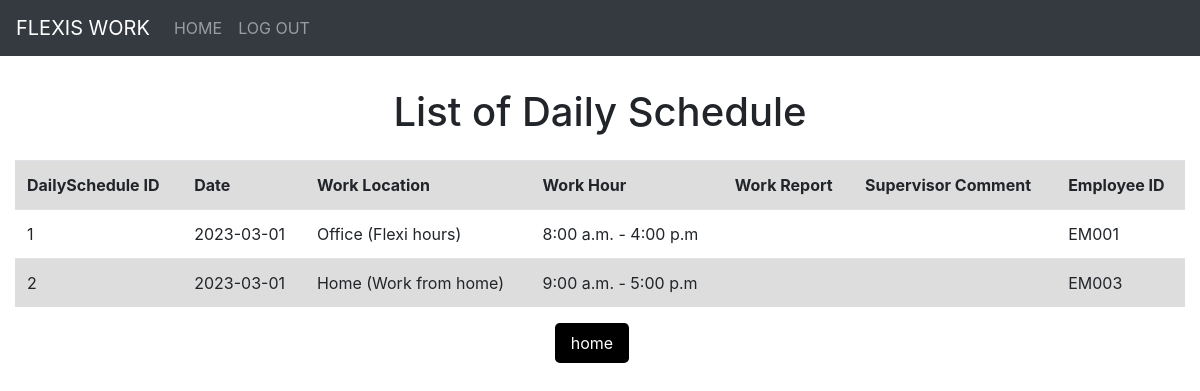
/reviewDailySchedulePage.php, run on an earlier commit of the app's database.
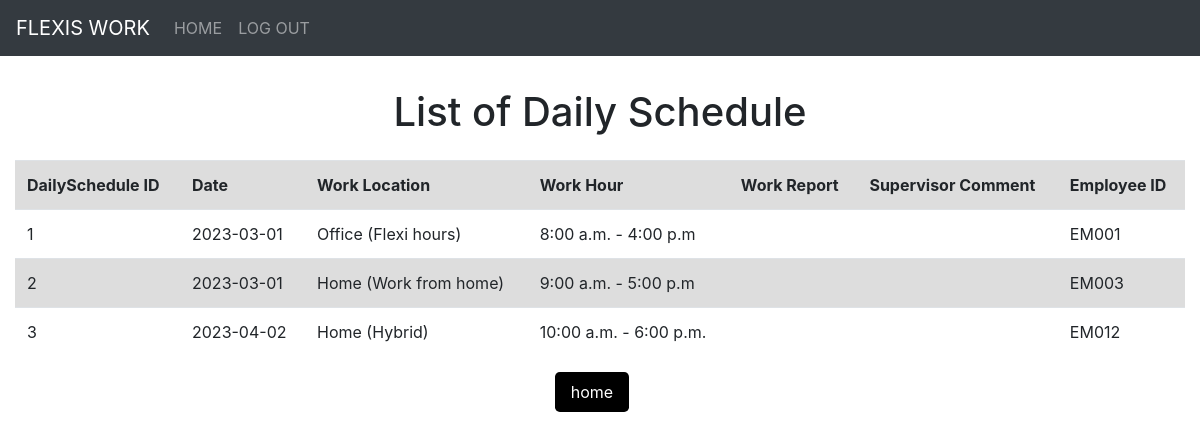
And on a later commit of the database.
### tables this page shows
CREATE TABLE `dailyschedule` (
  `dsId` int(11) NOT NULL,
  `date` date NOT NULL DEFAULT current_timestamp(),
  `workLocation` varchar(30) NOT NULL,
  `workHours` varchar(40) NOT NULL,
  `workReport` varchar(225) NOT NULL,
  `supervisorComments` varchar(225) DEFAULT NULL,
  `employeeID` varchar(5) NOT NULL
);

### reviewDailySchedulePage.php (the view, shortened to what this page needs)
<!DOCTYPE html>
<html>
<?php include 'Component/head.php'; ?>
<body>
    <div class="header-container">
        <?php include 'Component/header.php'; ?>
    </div>
    <h1>List of Daily Schedule</h1>
    <div class="container-fluid">
        <table class="table">
            <tbody>
                <tr>
                    <th scope="col">DailySchedule ID</th>
                    <th scope="col">Date</th>
                    <th scope="col">Work Location</th>
                    <th scope="col">Work Hour</th>
                    <th scope="col">Work Report</th>
                    <th scope="col">Supervisor Comment</th>
                    <th scope="col">Employee ID</th>
                </tr>
                <?php
            require_once('config.php');
            $sql =  "SELECT * FROM dailyschedule";
            $result = $conn->query($sql);
            while($row = $result -> fetch_assoc()){
                echo
                "<tr>
                    <td>".$row["dsId"]."</td>
                    <td>".$row["date"]."</td>
                    <td>".$row["workLocation"]."</td>
                    <td>".$row["workHours"]."</td>
                    <td>".$row["workReport"]."</td>
                    <td>".$row["supervisorComments"]."</td>
                    <td>".$row["employeeID"]."</td>
                </tr>";
            }
            ?>
            </tbody>
        </table>
        <div class="container text-center">
            <form action="reviewDailySchedulePage.php" method="post">
                <input class="btn btn-secondary" type="submit" name="home" value="home">
        </div>
    </div>
</body>
</html>

What changed in the data, as far as the page shows it:
added dailyschedule: dsId "3", date "2023-04-02", workLocation "Home (Hybrid)", workHours "10:00 a.m. - 6:00 p.m.", employeeID "EM012"
